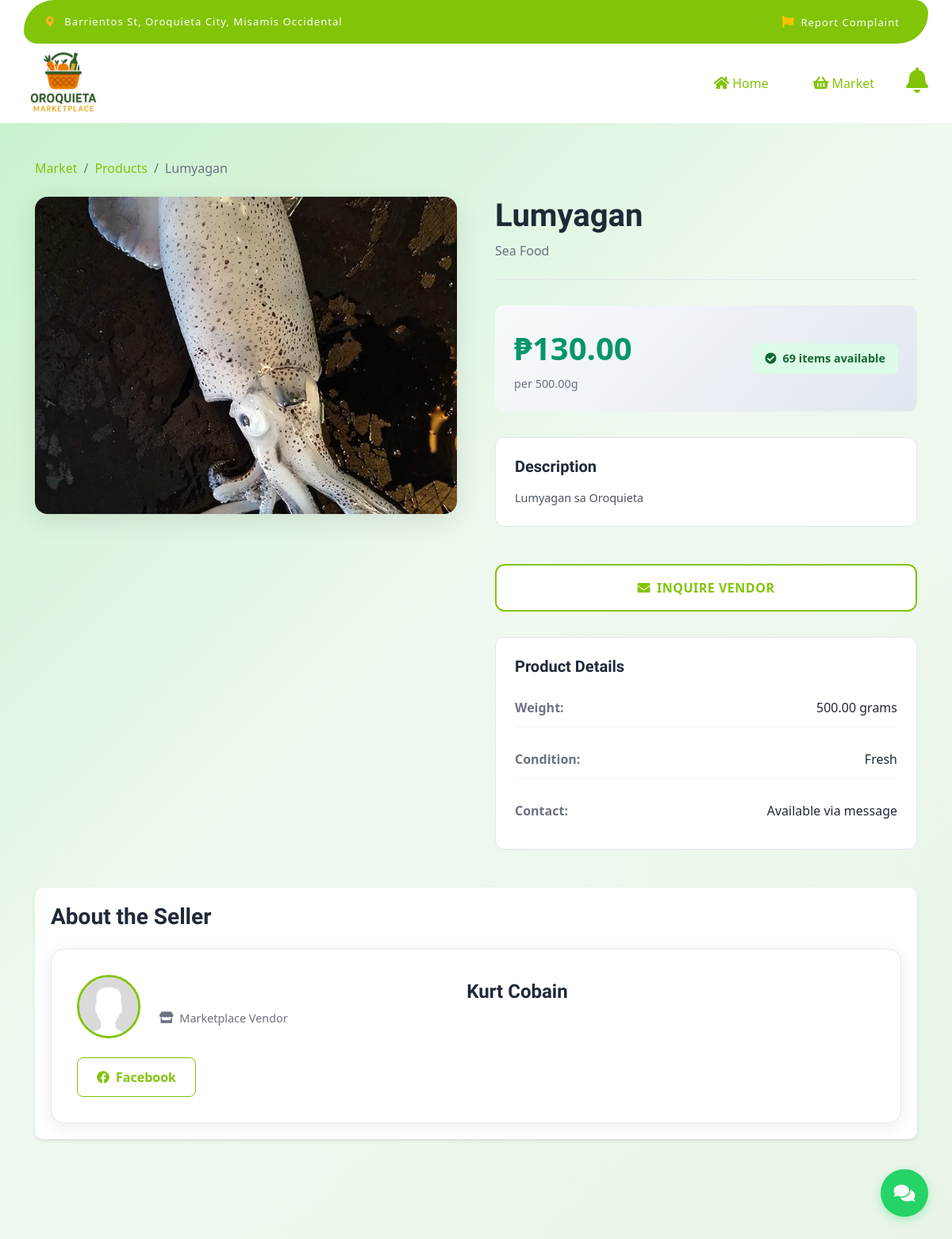
Screenshot of /customer/view_product.php?id=12 with the database file from the repository.
### tables this page shows
CREATE TABLE `products` (
  `id` int(11) NOT NULL,
  `seller_id` int(11) NOT NULL,
  `category_id` int(11) DEFAULT NULL,
  `name` varchar(255) NOT NULL,
  `description` text DEFAULT NULL,
  `price` decimal(10,2) NOT NULL,
  `price_change` enum('up','down','no_change') DEFAULT 'no_change',
  `previous_price` decimal(10,2) DEFAULT NULL,
  `stock_quantity` int(11) NOT NULL DEFAULT 0,
  `weight` decimal(10,2) DEFAULT NULL,
  `is_featured` tinyint(1) DEFAULT 0,
  `is_active` tinyint(1) DEFAULT 1,
  `created_at` timestamp NOT NULL DEFAULT current_timestamp(),
  `updated_at` timestamp NOT NULL DEFAULT current_timestamp() ON UPDATE current_timestamp()
);

CREATE TABLE `product_images` (
  `id` int(11) NOT NULL,
  `product_id` int(11) NOT NULL,
  `image_path` varchar(255) NOT NULL,
  `is_primary` tinyint(1) DEFAULT 0,
  `display_order` int(11) DEFAULT 0,
  `created_at` timestamp NOT NULL DEFAULT current_timestamp()
);

CREATE TABLE `categories` (
  `id` int(11) NOT NULL,
  `name` varchar(100) NOT NULL,
  `icon` varchar(10) DEFAULT NULL COMMENT 'Emoji or icon character',
  `description` text DEFAULT NULL,
  `parent_id` int(11) DEFAULT NULL,
  `image` varchar(255) DEFAULT NULL,
  `is_active` tinyint(1) DEFAULT 1,
  `created_at` timestamp NOT NULL DEFAULT current_timestamp(),
  `updated_at` timestamp NOT NULL DEFAULT current_timestamp() ON UPDATE current_timestamp()
);

CREATE TABLE `sellers` (
  `id` int(11) NOT NULL,
  `username` varchar(50) NOT NULL,
  `email` varchar(100) NOT NULL,
  `password` varchar(255) NOT NULL,
  `first_name` varchar(50) DEFAULT NULL,
  `last_name` varchar(50) DEFAULT NULL,
  `phone` varchar(20) DEFAULT NULL,
  `address` text DEFAULT NULL,
  `profile_image` varchar(255) DEFAULT NULL,
  `facebook_url` varchar(255) DEFAULT NULL,
  `is_active` tinyint(1) DEFAULT 1,
  `status` enum('pending','approved','rejected','suspended') DEFAULT 'pending',
  `created_at` timestamp NOT NULL DEFAULT current_timestamp(),
  `updated_at` timestamp NOT NULL DEFAULT current_timestamp() ON UPDATE current_timestamp()
);

### customer/view_product.php (the view, shortened to what this page needs)
<?php
require_once 'header.php';
require_once '../includes/db_connect.php';
$product_id = isset($_GET['id']) ? (int) $_GET['id'] : 0;
try {
    $stmt = $pdo->prepare("
        SELECT
            p.*,
            s.id as seller_id,
            s.first_name,
            s.last_name,
            s.username as seller_username,
            s.profile_image,
            s.facebook_url,
            c.name as category_name,
            c.icon as category_icon,
            sa.business_name,
            sa.business_phone,
            st.stall_number,
            st.section as stall_section,
            pi.image_path as primary_image
        FROM products p
        LEFT JOIN sellers s ON p.seller_id = s.id
        LEFT JOIN categories c ON p.category_id = c.id
        LEFT JOIN seller_applications sa ON s.id = sa.seller_id AND sa.status = 'approved'
        LEFT JOIN stalls st ON st.current_seller_id = s.id AND st.status = 'occupied'
        LEFT JOIN product_images pi ON p.id = pi.product_id AND pi.is_primary = 1
        WHERE p.id = ? AND p.is_active = 1 AND s.status = 'approved'
    ");
    $stmt->execute([$product_id]);
    $product = $stmt->fetch(PDO::FETCH_ASSOC);
} catch (PDOException $e) {
    error_log("Database error: " . $e->getMessage());
    header('Location: index.php');
    exit();
}
function formatPrice($price)
{
    return '₱' . number_format($price, 2);
}
function getSellerDisplayName($product)
{
    if (!empty($product['business_name'])) {
        return $product['business_name'];
    } elseif (!empty($product['first_name']) && !empty($product['last_name'])) {
        return $product['first_name'] . ' ' . $product['last_name'];
    } else {
        return $product['seller_username'];
    }
}
?>
<div class="main-content">
    <div class="container py-5">
        <nav aria-label="breadcrumb" class="mb-4">
            <ol class="breadcrumb">
                <li class="breadcrumb-item"><a href="index.php">Market</a></li>
                <li class="breadcrumb-item"><a href="index.php">Products</a></li>
                <li class="breadcrumb-item active" aria-current="page"><?php echo htmlspecialchars($product['name']); ?>
                </li>
            </ol>
        </nav>
        <div class="product-details-container">
            <div class="product-images-section">
                <div class="main-image-container">
                    <?php
                    $main_image = !empty($product['primary_image']) ? '../' . $product['primary_image'] : '../assets/img/fruite-item-1.jpg';
                    ?>
                    <img src="<?php echo htmlspecialchars($main_image); ?>"
                        alt="<?php echo htmlspecialchars($product['name']); ?>" id="main-product-image"
                        class="main-product-image">
                </div>
            </div>
            <div class="product-info-section">
                <div class="product-header">
                    <h1 class="product-title"><?php echo htmlspecialchars($product['name']); ?></h1>
                    <div class="product-category">
                        <span
                            class="category-name"><?php echo htmlspecialchars($product['category_name'] ?? 'Uncategorized'); ?></span>
                    </div>
                </div>
                <div class="product-price-section">
                    <div class="price-display">
                        <span class="price-amount"><?php echo formatPrice($product['price']); ?></span>
                        <?php if (!empty($product['weight']) && $product['weight'] > 0): ?>
                                <span class="price-unit">per <?php echo $product['weight']; ?>g</span>
                        <?php endif; ?>
                    </div>
                    <div
                        class="stock-status <?php echo $product['stock_quantity'] > 0 ? 'in-stock' : 'out-of-stock'; ?>">
                        <i
                            class="fas <?php echo $product['stock_quantity'] > 0 ? 'fa-check-circle' : 'fa-times-circle'; ?>"></i>
                        <span>
                            <?php if ($product['stock_quantity'] > 0): ?>
                                    <?php echo $product['stock_quantity']; ?> items available
                            <?php else: ?>
                                    Out of stock
                            <?php endif; ?>
                        </span>
                    </div>
                </div>
                <?php if (!empty($product['description'])): ?>
                        <div class="product-description">
                            <h3>Description</h3>
                            <p><?php echo nl2br(htmlspecialchars($product['description'])); ?></p>
                        </div>
                <?php endif; ?>
                <div class="product-actions">
                     <?php if ($product['stock_quantity'] > 0): ?>
                            <button class="btn btn-outline-primary message-btn"
                                onclick="startChatWithSeller(<?php echo $product['seller_id']; ?>, <?php echo $product['id']; ?>)">
                                <i class="fas fa-envelope"></i>
                                <span>Inquire Vendor</span>
                            </button>
                    <?php endif; ?>
                </div>
                <div class="product-details">
                    <h3>Product Details</h3>
                    <div class="details-grid">
                        <?php if (!empty($product['weight']) && $product['weight'] > 0): ?>
                                <div class="detail-item">
                                    <span class="detail-label">Weight:</span>
                                    <span class="detail-value"><?php echo $product['weight']; ?> grams</span>
                                </div>
                        <?php endif; ?>
                        <div class="detail-item">
                            <span class="detail-label">Condition:</span>
                            <span class="detail-value">Fresh</span>
                        </div>
                        <div class="detail-item">
                            <span class="detail-label">Contact:</span>
                            <span class="detail-value">
                                <?php if (!empty($product['business_phone'])): ?>
                                        <i class="fas fa-phone text-success"></i>
                                        <?php echo htmlspecialchars($product['business_phone']); ?>
                                <?php else: ?>
                                        Available via message
                                <?php endif; ?>
                            </span>
                        </div>
                    </div>
                </div>
            </div>
        </div>
        <div class="store-section">
            <h2>About the Seller</h2>
            <div class="store-card">
                <div class="store-header">
                    <div class="store-avatar">
                        <?php
                        $profile_image = !empty($product['profile_image']) ? '../' . $product['profile_image'] : '../assets/img/avatar.jpg';
                        ?>
                        <img src="<?php echo htmlspecialchars($profile_image); ?>" alt="Store Avatar">
                    </div>
                    <div class="store-info">
                        <h3 class="store-name"><?php echo htmlspecialchars(getSellerDisplayName($product)); ?></h3>
                        <div class="store-location">
                            <?php if (!empty($product['stall_number'])): ?>
                                    <i class="fas fa-map-marker-alt"></i>
                                    <span>Stall <?php echo htmlspecialchars($product['stall_number']); ?>
                                        (<?php echo htmlspecialchars($product['stall_section']); ?>)</span>
                            <?php else: ?>
                                    <i class="fas fa-store"></i>
                                    <span>Marketplace Vendor</span>
                            <?php endif; ?>
                        </div>
                    </div>
                </div>
                <div class="store-actions">
                    <?php if (!empty($product['facebook_url'])): ?>
                            <a href="<?php echo htmlspecialchars($product['facebook_url']); ?>" target="_blank"
                                class="btn btn-outline-primary">
                                <i class="fab fa-facebook"></i>
                                Facebook
                            </a>
                    <?php endif; ?>
                </div>
            </div>
        </div>
    </div>
</div>
<link rel="stylesheet" href="css/chat.css">
</body>
</html>

### customer/css/view_product.css (style rules this page uses)
.store-section { background: #fff; padding: 20px; border-radius: 10px; box-shadow: 0 2px 4px rgba(0, 0, 0, 0.1); }
.store-card { text-align: center; }
.store-name { font-size: 1.5rem; color: #333; margin-bottom: 10px; }
.product-description { color: #666; line-height: 1.6; }

### customer/css/view_stall.css (style rules this page uses)
.product-description { color: #666; font-size: 0.9rem; margin-bottom: 15px; line-height: 1.4; }

### assets/css/style.css (style rules this page uses)
.btn { font-weight: 600; transition: .5s; }

### customer/css/index.css (style rules this page uses)
* { margin: 0; padding: 0; box-sizing: border-box; }
body { font-family: 'Segoe UI', Tahoma, Geneva, Verdana, sans-serif; background: linear-gradient(135deg, #c3f0ca 0%, #f0f9f0 50%, #e8f5e8 100%); background-attachment: fixed; display: flex; min-height: 100vh; color: #333; padding-top: 120px; }
.main-content { flex: 1; padding: 2rem; overflow-x: hidden; margin-top: 0; }

### rows the page displays
products: name "Lumyagan", product_images.image_path (picture), category.name "Sea Food", price "₱130.00", weight "500.00", stock_quantity "69", description "Lumyagan sa Oroquieta", seller.last_name "Kurt Cobain"
